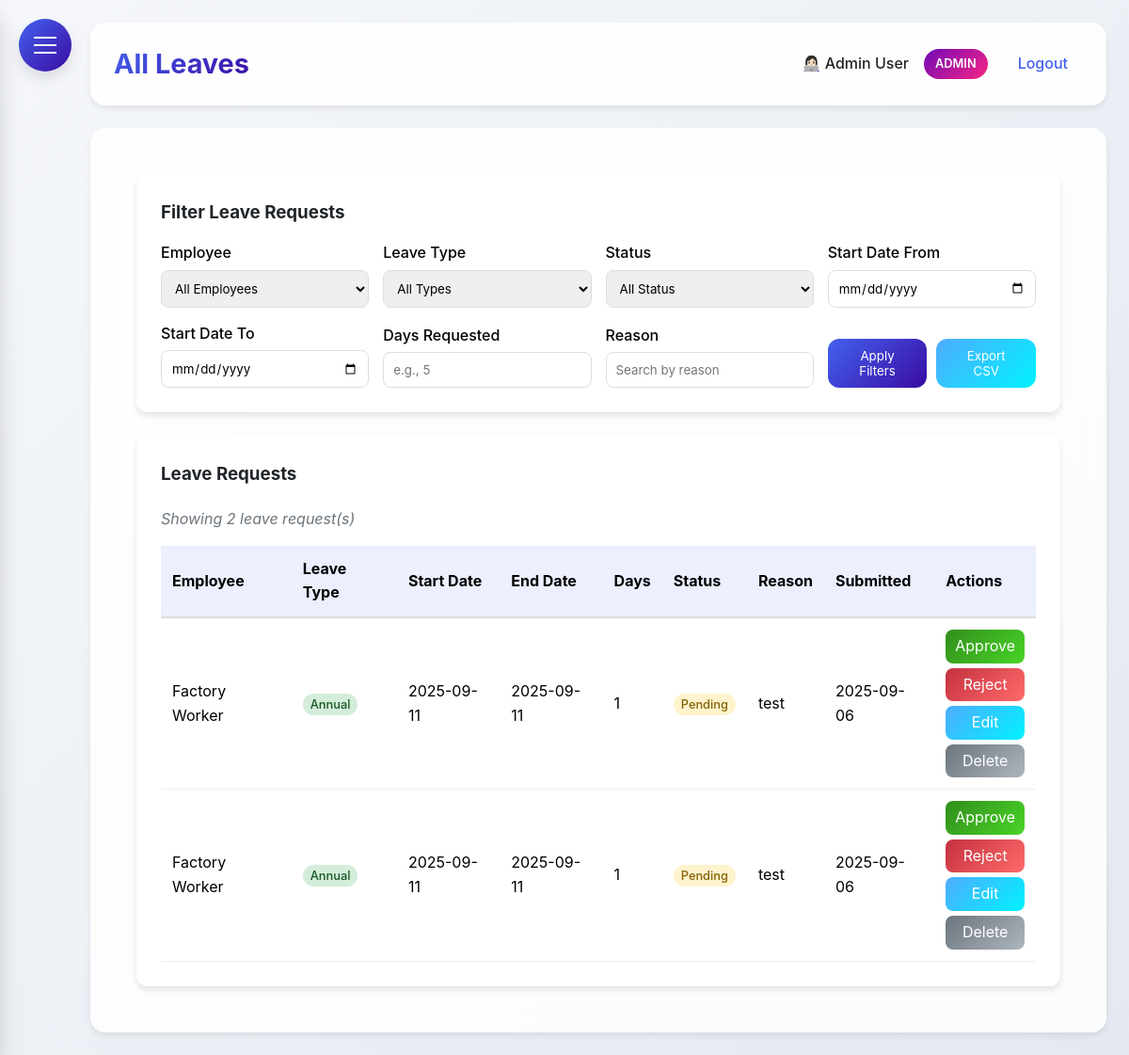
Page /all_leaves (signed in) on the earlier database version.
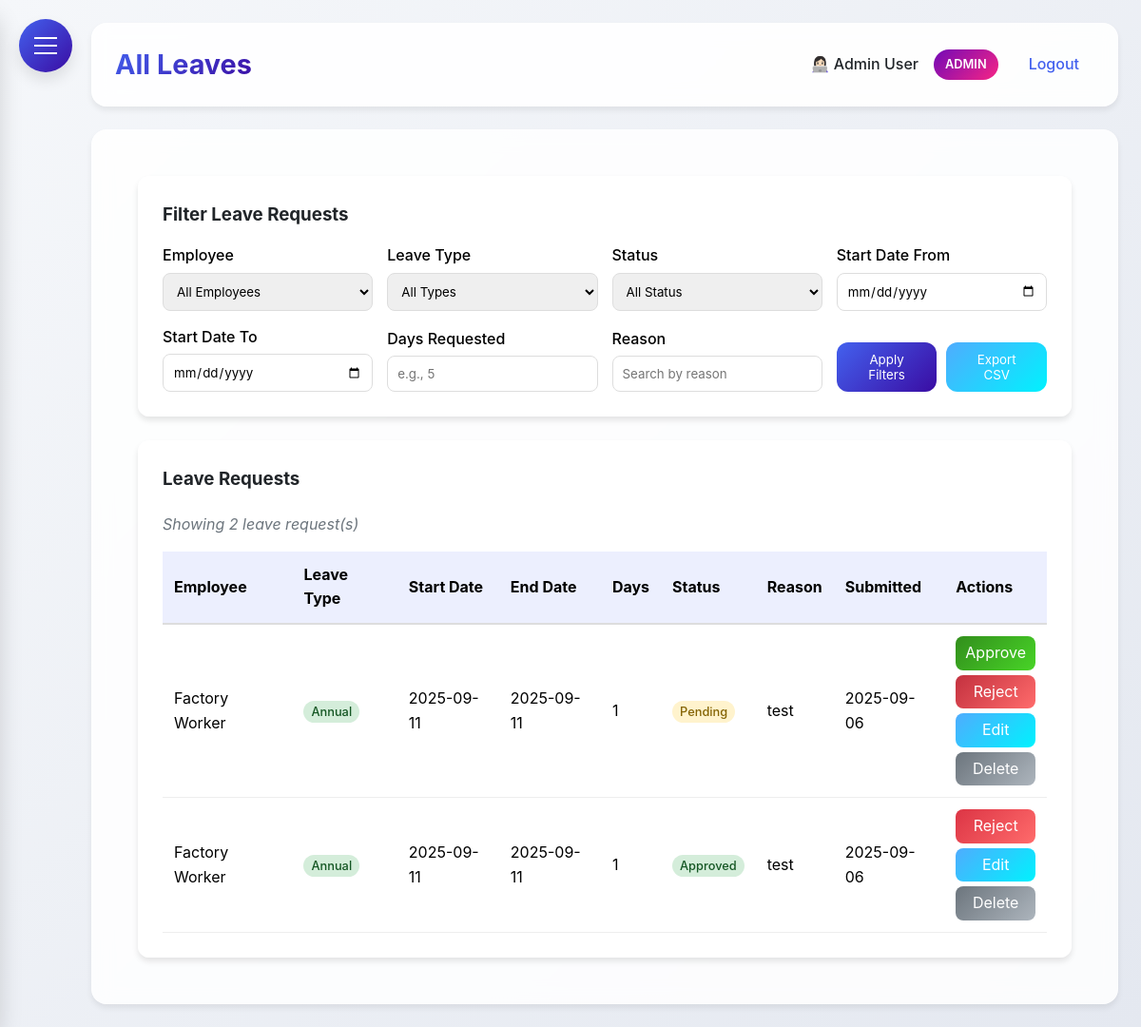
Same page on the later database version.
### HerculesSystem.py (models this page shows, shortened)
class LeaveRequest(db.Model):
    id = db.Column(db.Integer, primary_key=True)
    employee_id = db.Column(db.Integer, db.ForeignKey('employee.id'), nullable=False)
    start_date = db.Column(db.Date, nullable=False)
    end_date = db.Column(db.Date, nullable=False)
    leave_type = db.Column(db.String(50), nullable=False)
    compassionate_type = db.Column(db.String(50))
    reason = db.Column(db.Text)
    attachment_filename = db.Column(db.String(255))
    status = db.Column(db.String(20), default='pending')
    days_requested = db.Column(db.Integer, nullable=False)
    created_at = db.Column(db.DateTime, default=datetime.utcnow)
    approved_at = db.Column(db.DateTime)
    employee = db.relationship('Employee', backref=db.backref('leave_requests', lazy=True))

class Employee(UserMixin, db.Model):
    id = db.Column(db.Integer, primary_key=True)
    username = db.Column(db.String(80), unique=True, nullable=False)
    password = db.Column(db.String(120), nullable=False)
    full_name = db.Column(db.String(120), nullable=False)
    email = db.Column(db.String(120), unique=True, nullable=False)
    nationality = db.Column(db.String(80), nullable=False)  # Added nationality
    employee_id = db.Column(db.String(80), unique=True, nullable=False)  # Added employee ID
    hire_date = db.Column(db.Date)
    is_admin = db.Column(db.Boolean, default=False)
    user_type = db.Column(db.String(20), default='employee')  # admin, supervisor, office, factory
    last_clock_in = db.Column(db.DateTime)
    last_clock_out = db.Column(db.DateTime)
    last_lunch_start = db.Column(db.DateTime)
    last_lunch_end = db.Column(db.DateTime)

### HerculesSystem.py (the view)
@app.route('/all_leaves')
@login_required
def all_leaves():
    if current_user.user_type not in ['admin', 'supervisor']:
        flash('You do not have permission to view all leaves.', 'danger')
        return redirect(url_for('leaves'))
    print("DEBUG: Entering all_leaves route")  # debugging
    employee_id = request.args.get('employee_id', '')
    leave_type = request.args.get('leave_type', '')
    status = request.args.get('status', '')
    start_date_filter = request.args.get('start_date_filter', '')
    end_date_filter = request.args.get('end_date_filter', '')
    days_requested = request.args.get('days_requested', '')
    reason = request.args.get('reason', '')
    query = LeaveRequest.query.join(Employee, LeaveRequest.employee_id == Employee.id)
    if employee_id:
        query = query.filter(LeaveRequest.employee_id == employee_id)
    if leave_type:
        query = query.filter(LeaveRequest.leave_type == leave_type)
    if status:
        query = query.filter(LeaveRequest.status == status)
    if start_date_filter:
        try:
            start_date = datetime.strptime(start_date_filter, '%Y-%m-%d').date()
            query = query.filter(LeaveRequest.start_date >= start_date)
        except ValueError:
            pass
    if end_date_filter:
        try:
            end_date = datetime.strptime(end_date_filter, '%Y-%m-%d').date()
            query = query.filter(LeaveRequest.start_date <= end_date)
        except ValueError:
            pass
    if days_requested:
        try:
            query = query.filter(LeaveRequest.days_requested == int(days_requested))
        except ValueError:
            pass
    if reason:
        query = query.filter(LeaveRequest.reason.ilike(f'%%{reason}%%'))
    all_requests = query.order_by(LeaveRequest.created_at.desc()).all()
    employees = Employee.query.all()
    return render_template('all_leaves.html', all_requests=all_requests, employees=employees)

### HerculesSystem.py (called while the page is built)
@app.after_request
def add_security_headers(response):
    response.headers['Permissions-Policy'] = 'geolocation=()'
    return response

@login_manager.user_loader
def load_user(user_id):
    return db.session.get(Employee, int(user_id))

@app.context_processor
def inject_now():
    return {'now': datetime.utcnow()}

@app.before_request
def before_request():
    if request.url.startswith('https://'):
        new_url = request.url.replace('https://', 'http://', 1)
        return redirect(new_url, code=301)

### templates/all_leaves.html (shortened to what the changed rows need)
{% extends "base.html" %}
{% block content %}
<div class="dashboard-container">
    <div class="glass" style="padding: 25px; border-radius: 12px;">
        {% if all_requests %}
        <div style="overflow-x: auto;">
            <table style="width: 100%; border-collapse: collapse;">
                <thead>
                    <tr style="background: rgba(67, 97, 238, 0.1);">
                        <th style="padding: 12px; text-align: left; border-bottom: 2px solid #ddd; color: #000000;">Employee</th>
                        <th style="padding: 12px; text-align: left; border-bottom: 2px solid #ddd; color: #000000;">Leave Type</th>
                        <th style="padding: 12px; text-align: left; border-bottom: 2px solid #ddd; color: #000000;">Start Date</th>
                        <th style="padding: 12px; text-align: left; border-bottom: 2px solid #ddd; color: #000000;">End Date</th>
                        <th style="padding: 12px; text-align: left; border-bottom: 2px solid #ddd; color: #000000;">Days</th>
                        <th style="padding: 12px; text-align: left; border-bottom: 2px solid #ddd; color: #000000;">Status</th>
                        <th style="padding: 12px; text-align: left; border-bottom: 2px solid #ddd; color: #000000;">Reason</th>
                        <th style="padding: 12px; text-align: left; border-bottom: 2px solid #ddd; color: #000000;">Submitted</th>
                        <th style="padding: 12px; text-align: left; border-bottom: 2px solid #ddd; color: #000000;">Actions</th>
                    </tr>
                </thead>
                <tbody>
                    {% for request in all_requests %}
                    <tr style="transition: background 0.3s;">
                        <td style="padding: 12px; border-bottom: 1px solid #eee; color: #000000;">{{ request.employee.full_name }}</td>
                        <td style="padding: 12px; border-bottom: 1px solid #eee;">
                            <span style="
                                padding: 4px 8px;
                                border-radius: 12px;
                                font-size: 0.8rem;
                                font-weight: 500;
                                {% if request.leave_type == 'annual' %}background: #d4edda; color: #155724;
                                {% elif request.leave_type == 'medical' %}background: #cce5ff; color: #004085;
                                {% elif request.leave_type == 'maternity' %}background: #fff3cd; color: #856404;
                                {% elif request.leave_type == 'compassionate' %}background: #f8d7da; color: #721c24;
                                {% elif request.leave_type == 'marriage' %}background: #e2e3e5; color: #383d41;
                                {% elif request.leave_type == 'hospitalised' %}background: #d1ecf1; color: #0c5460;
                                {% elif request.leave_type == 'socso_mc' %}background: #d6d8d9; color: #383d41;
                                {% endif %}
                            ">
                                {{ request.leave_type|title }}
                            </span>
                        </td>
                        <td style="padding: 12px; border-bottom: 1px solid #eee; color: #000000;">{{ request.start_date.strftime('%Y-%m-%d') }}</td>
                        <td style="padding: 12px; border-bottom: 1px solid #eee; color: #000000;">{{ request.end_date.strftime('%Y-%m-%d') }}</td>
                        <td style="padding: 12px; border-bottom: 1px solid #eee; color: #000000;">{{ request.days_requested }}</td>
                        <td style="padding: 12px; border-bottom: 1px solid #eee;">
                            <span style="
                                padding: 4px 8px;
                                border-radius: 12px;
                                font-size: 0.8rem;
                                font-weight: 500;
                                {% if request.status == 'approved' %}background: #d4edda; color: #155724;
                                {% elif request.status == 'rejected' %}background: #f8d7da; color: #721c24;
                                {% else %}background: #fff3cd; color: #856404;
                                {% endif %}
                            ">
                                {{ request.status|title }}
                            </span>
                        </td>
                        <td style="padding: 12px; border-bottom: 1px solid #eee; color: #000000;">{{ request.reason|truncate(30) }}</td>
                        <td style="padding: 12px; border-bottom: 1px solid #eee; color: #000000;">{{ request.created_at.strftime('%Y-%m-%d') }}</td>
                        <td style="padding: 12px; border-bottom: 1px solid #eee;">
                            <div style="display: flex; flex-direction: column; gap: 5px;">
                                {% if request.status == 'pending' %}
                                <a href="{{ url_for('approve_leave', request_id=request.id) }}"
                                   style="background: linear-gradient(135deg, #328e1c 0%, #48d427 100%); color: white; padding: 5px 10px; border-radius: 8px; text-decoration: none; text-align: center; transition: transform 0.2s, box-shadow 0.2s;">
                                    Approve
                                </a>
                                <a href="{{ url_for('reject_leave', request_id=request.id) }}"
                                   style="background: linear-gradient(135deg, #c3313f 0%, #ff6b6b 100%); color: white; padding: 5px 10px; border-radius: 8px; text-decoration: none; text-align: center; transition: transform 0.2s, box-shadow 0.2s;">
                                    Reject
                                </a>
                                {% elif request.status == 'approved' %}
                                <a href="{{ url_for('reject_approved_leave', request_id=request.id) }}"
                                   style="background: linear-gradient(135deg, #dc3545 0%, #ff6b6b 100%); color: white; padding: 5px 10px; border-radius: 8px; text-decoration: none; text-align: center; transition: transform 0.2s, box-shadow 0.2s;"
                                   onclick="return confirm('Are you sure you want to reject this approved leave? An email will be sent to the employee.')">
                                    Reject
                                </a>
                                {% endif %}
                                <a href="{{ url_for('admin_edit_leave', request_id=request.id) }}"
                                   style="background: linear-gradient(135deg, #4facfe 0%, #00f2fe 100%); color: white; padding: 5px 10px; border-radius: 8px; text-decoration: none; text-align: center; transition: transform 0.2s, box-shadow 0.2s;">
                                    Edit
                                </a>
                                <a href="{{ url_for('admin_delete_leave', request_id=request.id) }}"
                                   style="background: linear-gradient(135deg, #6c757d 0%, #adb5bd 100%); color: white; padding: 5px 10px; border-radius: 8px; text-decoration: none; text-align: center; transition: transform 0.2s, box-shadow 0.2s;"
                                   onclick="return confirm('Are you sure you want to delete this leave request? This action cannot be undone.')">
                                    Delete
                                </a>
                            </div>
                        </td>
                    </tr>
                    {% endfor %}
                </tbody>
            </table>
        </div>
        {% else %}
        <p style="text-align: center; color: #6c757d; padding: 40px;">No leave requests found.</p>
        {% endif %}
    </div>
</div>
{% endblock %}

Differences in the rows shown:
changed LeaveRequest: status "Pending" → "Approved"; no longer shows "Approve"
